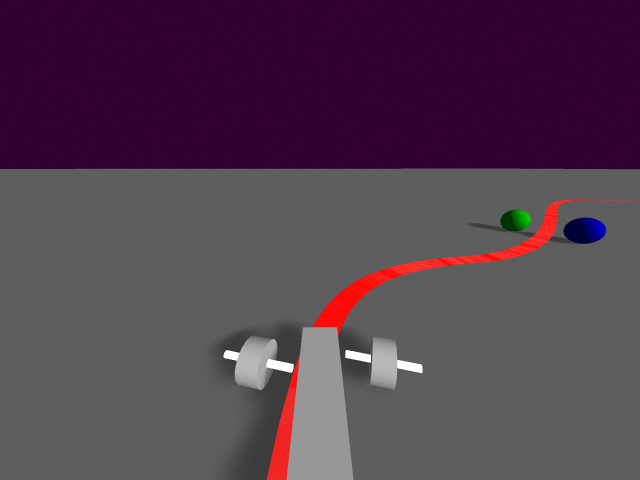
#> input picture catkin_ws/src/40_leader_follower/leader_detection/src/Bild3.png, 640 x 480 px
$ python leader_detection_test.py   (Python 2 division)
#> lines starting #> are read from the running program, lines starting #| are printed output that depends on the picture; after the words box and inside, x2 and y2 are one past the last pixel; in counts of white or black regions, pixels touching at a corner belong together
### catkin_ws/src/40_leader_follower/leader_detection/src/leader_detection.py
#!/usr/bin/env python
import numpy as np
import cv2


def nothing(x):
    pass


def blob_detection(mask, img, x_offset, y_offset):
    # calculate moments of binary image
    M = cv2.moments(mask)

    # calculate x,y coordinate of center
    if M["m00"] != 0:
        cX = int(M["m10"] / M["m00"])
        cY = int(M["m01"] / M["m00"])

        cv2.circle(img, (cX, cY), 3, (255, 255, 255), -1)
        # add offset due to cropping (important for recalculation to world coordinate system
        cX += x_offset
        cY += y_offset
    else:
        cX, cY = None, None

    return cX, cY, img


class LeaderGetter(object):
    def __init__(self, params):

        self.update_params(params)

        self.use_trackbars = False

        if self.use_trackbars == True:
            self.__create_trackbar()
            self.__update_trackbars()

    # [22 lines left out: function __create_trackbar, not called in this run]

    def __update_trackbars(self):
        cv2.imshow(self.window_name, self.trackbar_window)
        cv2.waitKey(1)

    # [29 lines left out: function __update_trackbar_pos, not called in this run]

    def update_params(self, params):
        # TODO make it more modular!
        try:
            self.crop_ratio_middle_x = params["crop_ratio_middle_x"]
            self.crop_ratio_top_y = params["crop_ratio_top_y"]
            # circle detection parameters
            self.dp = params["dp"]
            self.minDist = params["minDist"]
            self.param1 = params["param1"]
            self.param2 = params["param2"]
            self.min_circle_radius = params["min_circle_radius"]
            self.max_circle_radius = params["max_circle_radius"]

            # masking parameters blue_ball
            self.mask_param_blue_low = np.array(
                [params["mask_param_blue_low_H"], params["mask_param_blue_low_S"], params["mask_param_blue_low_V"]],
                dtype=int)
            self.mask_param_blue_high = np.array(
                [params["mask_param_blue_high_H"], params["mask_param_blue_high_S"], params["mask_param_blue_high_V"]],
                dtype=int)
            # masking parameters green ball
            self.mask_param_green_low = np.array(
                [params["mask_param_green_low_H"], params["mask_param_green_low_S"], params["mask_param_green_low_V"]],
                dtype=int)
            self.mask_param_green_high = np.array([params["mask_param_green_high_H"], params["mask_param_green_high_S"],
                                                   params["mask_param_green_high_V"]], dtype=int)
        except Exception as exc:
            # use these values if something went wrong with the import of parameters
            print exc
            self.crop_ratio_middle_x = 1.0
            self.crop_ratio_top_y = 1.0
            self.dp = 2
            self.minDist = 10
            self.param1 = 50
            self.param2 = 20
            self.min_circle_radius = 1
            self.max_circle_radius = 30
            # masking parameters blue_ball
            self.mask_param_blue_low = np.array([100, 215, 10])
            self.mask_param_blue_high = np.array([130, 255, 255])

            # masking parameters green ball
            self.mask_param_green_low = np.array([35, 230, 20])
            self.mask_param_green_high = np.array([70, 255, 255])

        ### DEBUG DELETE
        print self.mask_param_blue_low
        print self.mask_param_blue_high
        print self.mask_param_green_low
        print self.mask_param_green_high
        ###

    def process_image(self, img_rgb):
        """
            :param img_rgb: image of picar
            :returns position (px) of both tracking balls [x_blue y_blue x_green y_green]
            """
        if self.use_trackbars == True:
            # update trackbar postions
            self.__update_trackbar_pos()

        # crop image
        img_rgb, x_offset = self.__crop_image(img_rgb)

        # convert color to hsv, so it is easier to mask certain colors
        img_hsv = cv2.cvtColor(img_rgb, cv2.COLOR_RGB2HSV)

        img_hsv = cv2.GaussianBlur(img_hsv, (3, 3), cv2.BORDER_DEFAULT)

        # mask images
        mask_blue = self.__mask(img_hsv, "blue")
        mask_green = self.__mask(img_hsv, "green")

        # mask_blue = cv2.GaussianBlur(mask_blue, (3, 3), cv2.BORDER_DEFAULT)
        # mask_green = cv2.GaussianBlur(mask_green, (3, 3), cv2.BORDER_DEFAULT)

        mask_add = mask_blue + mask_green

        # return self.__get_circle_pos(img_rgb, mask_blue, mask_green, x_offset), mask_add
        return self.__get_blob_pos(img_rgb, mask_blue, mask_green, x_offset, 0), mask_add

    # TODO implement a better masking function
    def __mask(self, img_hsv, color):

        if color == "blue":
            mask = cv2.inRange(img_hsv, self.mask_param_blue_low, self.mask_param_blue_high)
        elif color == "green":
            mask = cv2.inRange(img_hsv, self.mask_param_green_low, self.mask_param_green_high)
        else:
            print "color " + color + "currently not able to process"
            return img_hsv

        return mask

    def __get_blob_pos(self, img_rgb, mask_blue, mask_green, x_offset, y_offset):
        '''
        :param img_rgb:
        :param mask_blue:
        :param mask_green:
        :return: x_blue, y_blue, x_green, y_green, image_with_detection
        '''
        output = img_rgb.copy()

        x_blue, y_blue, output = blob_detection(mask_blue, output, x_offset, y_offset)
        x_green, y_green, output = blob_detection(mask_green, output, x_offset, y_offset)

        # if no ball Ball is detected None will be printed
        return (x_blue, y_blue, x_green, y_green), output

    # TODO: currently not in use DELETE?
    # [47 lines left out: function __get_circle_pos, not called in this run]

    def __crop_image(self, img):
        # get dimension of image
        (height, width) = img.shape[:2]

        # calculate Dx and Dy (see leader_detection.yaml)
        Dx = width * self.crop_ratio_middle_x
        Dy = height * self.crop_ratio_top_y

        # determine slices (has to be int)
        slice_x1 = int((width - Dx) / 2)
        slice_x2 = int((width + Dx) / 2)
        slice_y1 = int(0)
        slice_y2 = int(Dy)

        # crop image
        cropped_img = img[slice_y1:slice_y2, slice_x1:slice_x2]

        return cropped_img, slice_x1

### catkin_ws/src/40_leader_follower/leader_detection/src/leader_detection_test.py
import cv2
import leader_detection

if __name__ == "__main__":
    img = cv2.imread("Bild3.png")
#> img is the input picture: shape (480, 640, 3); mean B, G, R 79.3, 61.5, 82.8

    ld = leader_detection.LeaderGetter(None)
    ((x_blue, y_blue, x_green, y_green), output), mask = ld.process_image(img)
#> in process_image, `img_rgb, x_offset = self.__crop_image(img_rgb)`: x_offset = 0
#> in process_image, `img_hsv = cv2.cvtColor(img_rgb, cv2.COLOR_RGB2HSV)`: img_hsv: shape (480, 640, 3); mean H, S, V 55.1, 94, 83.2
#> in process_image, `img_hsv = cv2.GaussianBlur(img_hsv, (3, 3), cv2.BORDER_DEFAULT)`: img_hsv: shape (480, 640, 3); mean H, S, V 55.1, 94, 83.2
#> in __mask, `mask = cv2.inRange(img_hsv, self.mask_param_blue_low, self.mask_param_..`:
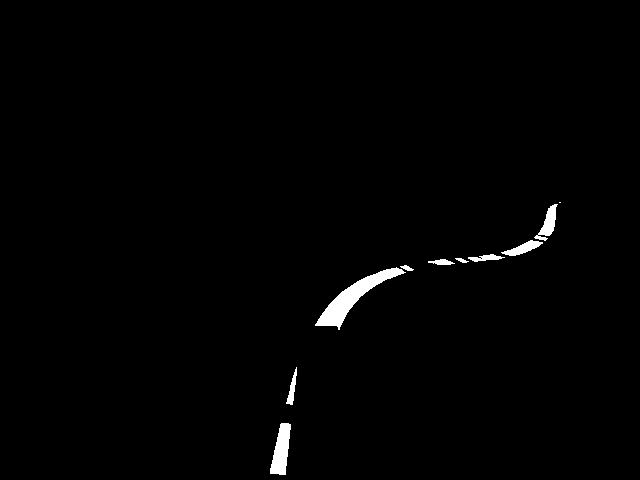
#> mask: shape (480, 640); 1.1% white; 10 white regions (1 under 20 px), largest, box (x1, y1, x2, y2) and area: (315, 267, 406, 330) 1463, (270, 423, 291, 475) 693, (534, 204, 558, 241) 365
#> call 2 of __mask, with color = 'green'
#> in __mask (call 2), `mask = cv2.inRange(img_hsv, self.mask_param_green_low, self.mask_param..`:
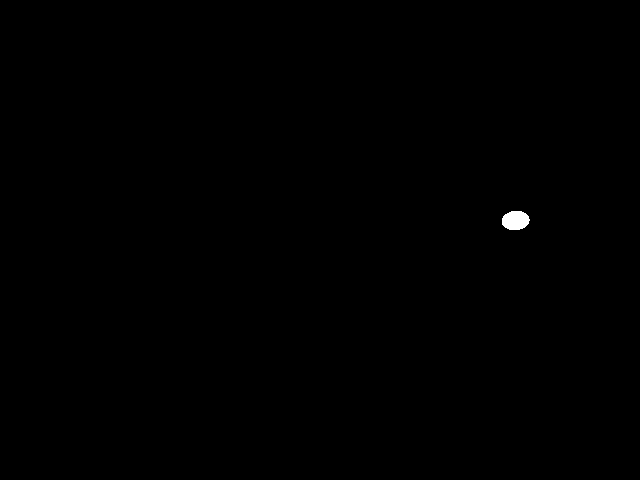
#> mask: shape (480, 640); 0.14% white; 1 white region, box (x1, y1, x2, y2) and area: (502, 211, 530, 230) 426
#> in process_image, `mask_add = mask_blue + mask_green`:
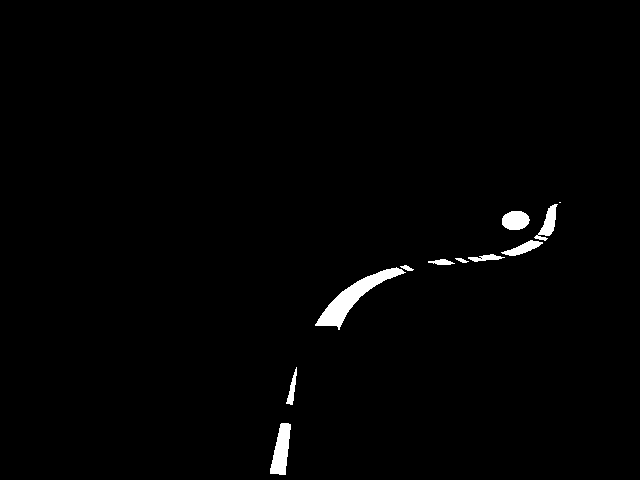
#> mask_add: shape (480, 640); 1.2% white; 11 white regions (1 under 20 px), largest, box (x1, y1, x2, y2) and area: (315, 267, 406, 330) 1463, (270, 423, 291, 475) 693, (502, 211, 530, 230) 426
#> in blob_detection, `M = cv2.moments(mask)`: M = moments, m00 846855, centre m10/m00, m01/m00 = (381.8, 317.6)
#> in blob_detection, `cX = int(M["m10"] / M["m00"])`: cX = 381
#> in blob_detection, `cY = int(M["m01"] / M["m00"])`: cY = 317
#> in __get_blob_pos, `x_blue, y_blue, output = blob_detection(mask_blue, output, x_offset, y..`: x_blue = 381; y_blue = 317
#> in blob_detection (call 2), `cv2.circle(img, (cX, cY), 3, (255, 255, 255), -1)`: img: shape (480, 640, 3); mean B, G, R 79.4, 61.5, 82.8
#> in __get_blob_pos, `x_green, y_green, output = blob_detection(mask_green, output, x_offset..`: x_green = 515; y_green = 220
#> x_blue = 381; y_blue = 317; x_green = 515; y_green = 220

    print 'blue: x: ', x_blue, " - y: ", y_blue
#| blue: x:  381  - y:  317
    print 'green: x: ', x_green, " - y: ", y_green
#| green: x:  515  - y:  220

    # show the output image
    cv2.imshow("output", output)

    cv2.waitKey(5000)
